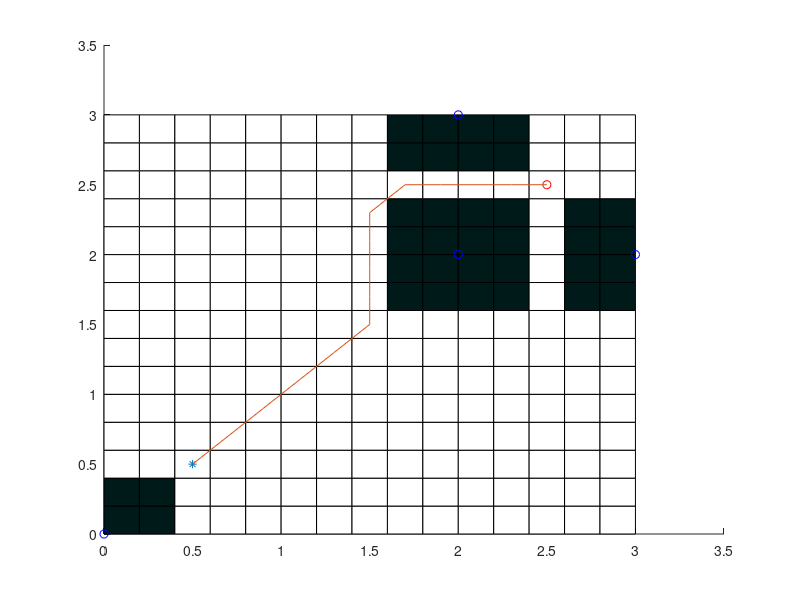

The MATLAB source for this figure:
function AStarFind()
    obstlist = [0,0;2 3;2 2;3,2];
    gres = 0.2;
    [minx,miny,obmap] = CalcObstMap(obstlist,gres);
    goal = [2.5,2.5];
    start_i = [3,3];
    col = goal(1);
    row = goal(2);
    col = ceil((col-minx)/gres);
    row = ceil((row-miny)/gres);
    goal_i = [row,col];
    start = (start_i - 0.5)*gres+[minx,miny];
    [Grids, cost] = AStarSearch(start_i,goal_i,obmap);
    pathIndex = goal_i;
    pathPoints = [];
    while any(pathIndex~=start_i)
        pathPoints(end+1,:) = (pathIndex-0.5)*gres+[minx,miny]; %#ok<AGROW>
        xi = Grids(pathIndex(1),pathIndex(2),1);
        yi = Grids(pathIndex(1),pathIndex(2),2);
        pathIndex = [xi, yi];
    end
    pathPoints(end+1,:) = (pathIndex-0.5)*gres+[minx,miny]; %#ok<AGROW>
    draw(minx,miny,gres,obmap,start,goal,obstlist,pathPoints);
    disp(['cost is ',num2str(cost)]);
end
function draw(minx,miny,gres,obmap,start,goal,obstlist,pathPoints)
    hold on;
    for i = 1:size(obmap,1)
        for j = 1:size(obmap,2)
            if obmap(i,j) == 1
                rectangle('Position',[[minx,miny]+([i,j]-1)*gres,gres,gres],'FaceColor',[0 .1 .1])
            else
                rectangle('Position',[[minx,miny]+([i,j]-1)*gres,gres,gres],'FaceColor',[1  1  1])
            end
        end
    end
    plot(goal(1),goal(2),'ro');
    plot(start(1),start(2),'*');
    for i = 1:size(obstlist,1)
        plot(obstlist(i,1),obstlist(i,2),'bo');
    end
    plot(pathPoints(:,1),pathPoints(:,2));
end
function [minx,miny,obmap] = CalcObstMap(obstlist,gres)
    minx = min(obstlist(:,1));
    maxx = max(obstlist(:,1));
    miny = min(obstlist(:,2));
    maxy = max(obstlist(:,2));
    xwidth = maxx - minx;
    xwidth = ceil(xwidth/gres);
    ywidth = maxy - miny;
    ywidth = ceil(ywidth/gres);
    obmap = zeros(ywidth,xwidth);
    for i = 1:ywidth
        for j = 1:xwidth
            ix = minx+(j-1/2)*gres;
            iy = miny+(i-1/2)*gres;
            [~,D] = knnsearch(obstlist,[ix,iy]);
            if D < 0.5
                obmap(i,j) = 1;
            end
        end
    end
end
function [Grids, cost] = AStarSearch(start,goal,obmap)
    dim = size(obmap);
    % Grids(i,j,1) - x of parent pos; 2 - y of parent pos; 3 - precost; 4 -
    % postcost
    Grids = zeros(dim(1),dim(2),4);
    for i = 1:dim(1)
        for j = 1:dim(2)
            Grids(i,j,1) = i;
            Grids(i,j,2) = j;
            Grids(i,j,3) = norm(([i,j]-goal));
            Grids(i,j,4) = inf;
        end
    end
    Open = start;
    Grids(start(1),start(2),4) = 0;
    Close = [];
    while ~isempty(Open)
        [wknode,Open] = PopOpen(Open,Grids);
        [Grids,Open,Close] = Update(wknode,goal,obmap,Grids,Open,Close);
        Close(end+1,:) = wknode; %#ok<AGROW>
    end
    cost = Grids(goal(1),goal(2),3)+Grids(goal(1),goal(2),4);
end

function [Grids,Open,Close] = Update(wknode,goal,obmap,Grids,Open,Close)
    dim = size(obmap);
    for i = -1:1
        for j = -1:1
            adjnode = wknode+[i,j];
            row = adjnode(1);
            col = adjnode(2);
            if i == 0 && j == 0
                continue
            elseif row < 1 || row > dim(1)
                continue
            elseif col < 1 || col > dim(2)
                continue
            elseif obmap(row,col) == 1
                continue
            end
            tcost = Grids(wknode(1),wknode(2),4)+norm([i,j]);
            if Grids(row,col,4) > tcost
                Grids(row,col,1) = wknode(1);
                Grids(row,col,2) = wknode(2);
                Grids(row,col,4) = tcost;
                % add adjnode to Open except wknode is goal
                if ~ismember(adjnode,Open,'rows') && ~isequal(adjnode,goal)
                    Open(end+1,:) = adjnode; %#ok<AGROW>
                end
                % if adjnode is in Close remove it
                if isempty(Close)
                    % do nothing
                elseif ismember(adjnode,Close,'rows')
                    [~,rIdx] = ismember(adjnode,Close,'rows');
                    Close(rIdx,:) = [];
                end
            end
        end
    end
end
function [wknode,Open] = PopOpen(Open,Grids)
    mincost = inf;
    minidx = 1;
    for i = 1:size(Open,1)
        node = Open(i,:);
        tcost = Grids(node(1),node(2),3)+Grids(node(1),node(2),4);
        if tcost < mincost
            minidx = i;
            mincost = tcost;
        end
    end
    wknode = Open(minidx,:);
    Open(minidx,:) = [];
end

